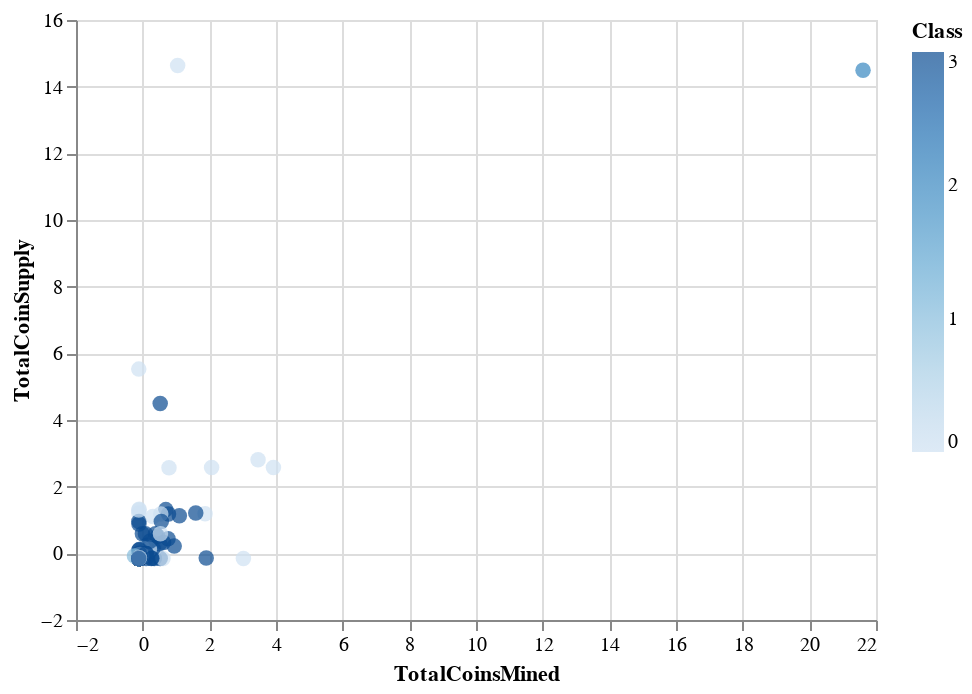

Source (notebook cell):
### Code cell
# Plot the scatter with x="TotalCoinsMined" and y="TotalCoinSupply"
alt.Chart(scaled_clus).mark_circle(size=60).encode(
    x="TotalCoinsMined",
    y="TotalCoinSupply",
    color="Class",
).interactive()

### Figure 1 — Vega-Lite specification as saved in the notebook (floating-point values rounded to 4 significant figures; data arrays with more than 128 entries replaced by an {"elided": "..."} marker saying what was removed)
{"config": {"view": {"continuousWidth": 400, "continuousHeight": 300}}, "data": {"name": "data-e407537ccb33394ec47d20ed34ab5cdd"}, "mark": {"type": "circle", "size": 60}, "encoding": {"color": {"type": "quantitative", "field": "Class"}, "x": {"type": "quantitative", "field": "TotalCoinsMined"}, "y": {"type": "quantitative", "field": "TotalCoinSupply"}}, "selection": {"selector002": {"type": "interval", "bind": "scales", "encodings": ["x", "y"]}}, "$schema": "https://vega.github.io/schema/vega-lite/v4.8.1.json", "datasets": {"data-e407537ccb33394ec47d20ed34ab5cdd": {"elided": "533 records"}}}
